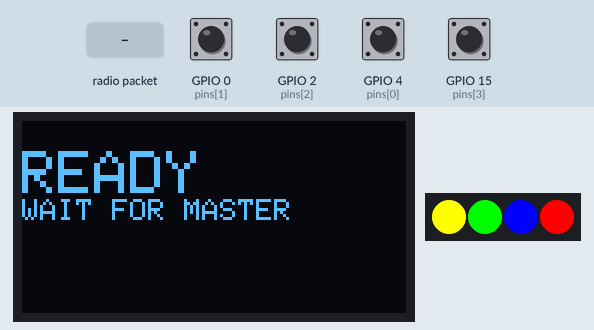
A program run on a simulated ESP32. Shown: 128×64 one-colour display, 4 RGB LEDs in strip order, left to right. The test bench sets the inputs (shaded band); at power-on: GPIO 0 (pins[1]), GPIO 2 (pins[2]), GPIO 4 (pins[0]), GPIO 15 (pins[3]) HIGH.

Above: at 1.2 s.
1.3 s: radio packet "0" arrives
At 3.5 s:
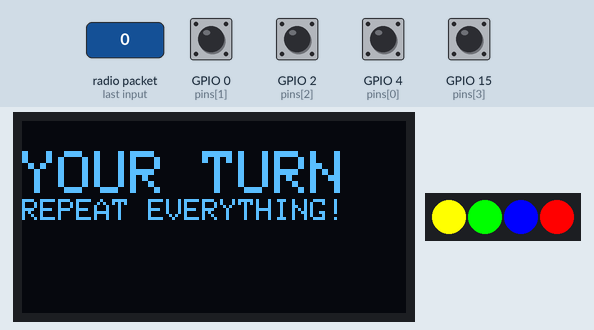
4.3 s: GPIO 0 (pins[1]) pulled LOW for 0.15 s
At 4.8 s:
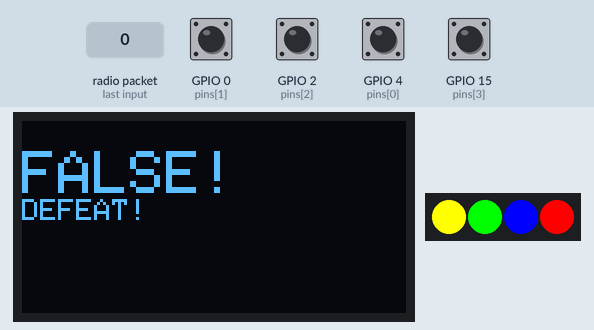
5.9 s: GPIO 2 (pins[2]) pulled LOW for 0.15 s
At 7.1 s:
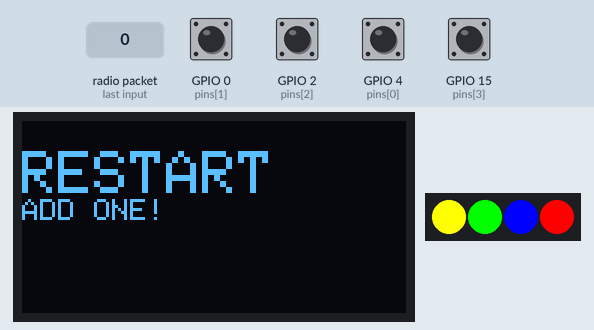
7.5 s: GPIO 4 (pins[0]) pulled LOW for 0.15 s
At 8.4 s:
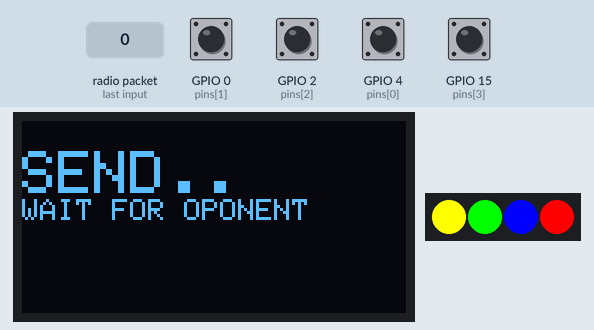
Timing chart, 0 to 10.1 s (numbered marks = the images above; inputs shaded):
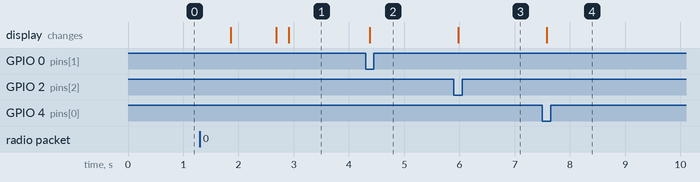

The program:

main.cpp
```cpp
#include <esp_now.h>
#include <WiFi.h>
#include <Wire.h>
#include <Adafruit_GFX.h>
#include <Adafruit_SSD1306.h>
#include <Adafruit_NeoPixel.h>

Adafruit_SSD1306 display(128, 64, &Wire, -1);

#define PIN 32        //Spare_IO2
#define NUMPIXELS 4

Adafruit_NeoPixel pixels(NUMPIXELS, PIN, NEO_GRBW + NEO_KHZ800);


uint8_t pins[] = {4, 0, 2, 15};
const char* farben[] = {"RED", "BLUE", "GREEN", "YELLOW"};
uint8_t koffer[100];
uint8_t kofferIndex = 0;

enum Status { WARTEN, ZEIGEN, WIEDERHOLEN, ERWEITERN, GAMEOVER };
Status aktuellerStatus = WARTEN;
int wiederholSchritt = 0;

uint8_t zielAdresse[] = {0x48, 0xE7, 0x29, 0x95, 0x9A, 0x7C};

// special messages
const uint8_t MSG_WIN = 0xFE;
const uint8_t MSG_RESTART = 0xFD;

int8_t currentColor = -1; // -1 = none
unsigned long lastBlink = 0;
const unsigned long BLINK_INTERVAL = 400;
bool blinkOn = false;
bool amWinner = false;

// forward declaration
void displayText(String t1, String t2 = "");

void setStaticColors() {
  pixels.setPixelColor(3, pixels.Color(255, 0, 0));
  pixels.setPixelColor(2, pixels.Color(0, 0, 255));
  pixels.setPixelColor(1, pixels.Color(0, 255, 0));
  pixels.setPixelColor(0, pixels.Color(255,255,0));
}

void showColorPixel(int colorIdx, bool on) {
  int pix = 3 - colorIdx;
  uint32_t c = 0;
  if (on) {
    if (colorIdx == 0) c = pixels.Color(255,0,0);
    else if (colorIdx == 1) c = pixels.Color(0,0,255);
    else if (colorIdx == 2) c = pixels.Color(0,255,0);
    else if (colorIdx == 3) c = pixels.Color(255,255,0);
  }
  pixels.setPixelColor(pix, c);
}

void displayColor(uint8_t idx) {
  displayText(farben[idx]);
  currentColor = idx;
  lastBlink = millis();
  blinkOn = false;
}

void doReset() {
  kofferIndex = 0;
  aktuellerStatus = ERWEITERN;
  amWinner = false;
  currentColor = -1;
  setStaticColors();
  pixels.show();
  displayText("RESTART", "ADD ONE!");
}

void displayText(String t1, String t2) {
  display.clearDisplay();
  display.setTextColor(WHITE);
  display.setTextSize(2);
  display.setCursor(0, 10);
  display.println(t1);
  display.setTextSize(1);
  display.println(t2);
  display.display();
}

void zeigeSequenz() {
  aktuellerStatus = ZEIGEN;
  delay(500);
  for(int i = 0; i < kofferIndex; i++) {
    displayColor(koffer[i]);
    delay(800);
    display.clearDisplay();
    display.display();
    delay(200);
  }
  // stop blinking after showing sequence
  currentColor = -1;
  setStaticColors();
  pixels.show();
  wiederholSchritt = 0;
  aktuellerStatus = WIEDERHOLEN;
  displayText("YOUR TURN", "REPEAT EVERYTHING!");
}

// NEUE SIGNATUR FÜR ARDUINO IDE (V3.0+)
void onDataRecv(const uint8_t * mac, const uint8_t *data, int len) {
  if (len == 1) {
    if (data[0] == MSG_WIN) {
      amWinner = true;
      aktuellerStatus = GAMEOVER;
      currentColor = -1;
      setStaticColors();
      pixels.show();
      displayText("WINNER!", "WAIT FOR MASTER TO RESTART!");
      return;
    }
    if (data[0] == MSG_RESTART) {
      doReset();
      return;
    }
  }
  kofferIndex = len;
  memcpy(koffer, data, len);
  zeigeSequenz();
}

void setup() {
  WiFi.mode(WIFI_STA);
  display.begin(SSD1306_SWITCHCAPVCC, 0x3C);
  for(int i=0; i<4; i++) pinMode(pins[i], INPUT_PULLUP);

  if (esp_now_init() != ESP_OK) return;

  pixels.begin();
  pixels.clear();
  setStaticColors();
  pixels.show();


  esp_now_peer_info_t peerInfo = {};
  memcpy(peerInfo.peer_addr, zielAdresse, 6);
  peerInfo.channel = 0;
  peerInfo.encrypt = false;
  esp_now_add_peer(&peerInfo);

  esp_now_register_recv_cb(onDataRecv);
  displayText("READY", "WAIT FOR MASTER");
}

void loop() {
  // handle LED blinking for current displayed color
  if (millis() - lastBlink >= BLINK_INTERVAL) {
    lastBlink = millis();
    blinkOn = !blinkOn;
    if (currentColor >= 0) {
      for (int i = 0; i < NUMPIXELS; i++) pixels.setPixelColor(i, 0);
      showColorPixel(currentColor, blinkOn);
      pixels.show();
    } else {
      setStaticColors();
      pixels.show();
    }
  }

  // ensure static colors are shown while it's a player's turn
  if (aktuellerStatus == WIEDERHOLEN || aktuellerStatus == ERWEITERN) {
    if (currentColor != -1) {
      currentColor = -1;
      setStaticColors();
      pixels.show();
    }
  }

  if (aktuellerStatus == WIEDERHOLEN) {
    for (int i = 0; i < 4; i++) {
      if (digitalRead(pins[i]) == LOW) {
        delay(50);
        if (digitalRead(pins[i]) == LOW) {
          if (i == koffer[wiederholSchritt]) {
            wiederholSchritt++;
            displayText("OK!", String(wiederholSchritt) + " von " + String(kofferIndex));
            while(digitalRead(pins[i]) == LOW) delay(10);
            if (wiederholSchritt >= kofferIndex) {
              delay(500);
              aktuellerStatus = ERWEITERN;
              displayText("WELL DONE!", "ADD ONE");
            }
          } else {
            aktuellerStatus = GAMEOVER;
            // inform peer that they won
            esp_now_send(zielAdresse, &MSG_WIN, 1);
            displayText("FALSE!", "DEFEAT!");
            while(digitalRead(pins[i]) == LOW) delay(10);
          }
        }
      }
    }
  }
  else if (aktuellerStatus == ERWEITERN) {
    for (int i = 0; i < 4; i++) {
      if (digitalRead(pins[i]) == LOW) {
        delay(50);
        if (digitalRead(pins[i]) == LOW) {
          koffer[kofferIndex++] = i;
          esp_now_send(zielAdresse, koffer, kofferIndex);
          aktuellerStatus = WARTEN;
          displayText("SEND..", "WAIT FOR OPONENT");
          while(digitalRead(pins[i]) == LOW) delay(10);
        }
      }
    }
  } else if (aktuellerStatus == GAMEOVER) {
    // allow any player to trigger a restart by pressing a button
    for (int i = 0; i < 4; i++) {
      if (digitalRead(pins[i]) == LOW) {
        delay(50);
        if (digitalRead(pins[i]) == LOW) {
          esp_now_send(zielAdresse, &MSG_RESTART, 1);
          doReset();
          while(digitalRead(pins[i]) == LOW) delay(10);
        }
      }
    }
  }
}
```

Measured:
- after the input at 1.3 s, the display: first changes after 0.56 s (image 1 shows a later state)
- after the input at 4.3 s, the display: changes after 0.08 s (image 2)
- after the input at 5.9 s, the display: changes after 0.08 s (image 3)
- after the input at 7.5 s, the display: changes after 0.08 s (image 4)
